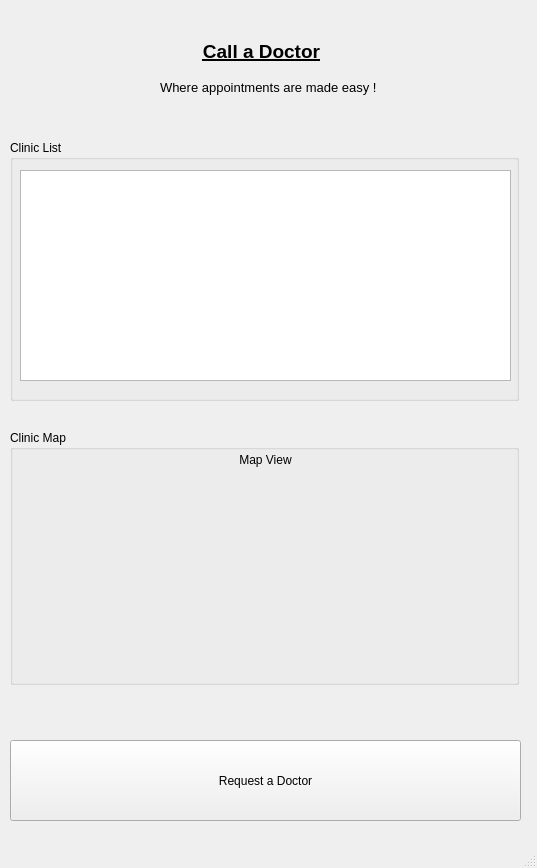
<?xml version="1.0" encoding="UTF-8"?>
<ui version="4.0">
 <class>mainWindow</class>
 <widget class="QMainWindow" name="mainWindow">
  <property name="geometry">
   <rect>
    <x>0</x>
    <y>0</y>
    <width>537</width>
    <height>868</height>
   </rect>
  </property>
  <property name="sizePolicy">
   <sizepolicy hsizetype="Minimum" vsizetype="Minimum">
    <horstretch>0</horstretch>
    <verstretch>0</verstretch>
   </sizepolicy>
  </property>
  <property name="minimumSize">
   <size>
    <width>537</width>
    <height>868</height>
   </size>
  </property>
  <property name="contextMenuPolicy">
   <enum>Qt::NoContextMenu</enum>
  </property>
  <property name="windowTitle">
   <string>Call a Doctor</string>
  </property>
  <widget class="QWidget" name="centralwidget">
   <widget class="QLabel" name="label_2">
    <property name="geometry">
     <rect>
      <x>160</x>
      <y>80</y>
      <width>216</width>
      <height>16</height>
     </rect>
    </property>
    <property name="text">
     <string>&lt;html&gt;&lt;head/&gt;&lt;body&gt;&lt;p align=&quot;center&quot;&gt;&lt;span style=&quot; font-size:10pt;&quot;&gt;Where appointments are made easy !&lt;/span&gt;&lt;/p&gt;&lt;/body&gt;&lt;/html&gt;</string>
    </property>
   </widget>
   <widget class="QGroupBox" name="groupBox">
    <property name="geometry">
     <rect>
      <x>10</x>
      <y>140</y>
      <width>509</width>
      <height>261</height>
     </rect>
    </property>
    <property name="title">
     <string>Clinic List</string>
    </property>
    <widget class="QListWidget" name="listWidget">
     <property name="geometry">
      <rect>
       <x>10</x>
       <y>30</y>
       <width>491</width>
       <height>211</height>
      </rect>
     </property>
    </widget>
   </widget>
   <widget class="QGroupBox" name="groupBox_2">
    <property name="geometry">
     <rect>
      <x>10</x>
      <y>430</y>
      <width>509</width>
      <height>255</height>
     </rect>
    </property>
    <property name="title">
     <string>Clinic Map</string>
    </property>
    <widget class="QWidget" name="widget" native="true">
     <property name="geometry">
      <rect>
       <x>20</x>
       <y>50</y>
       <width>481</width>
       <height>161</height>
      </rect>
     </property>
    </widget>
    <widget class="QLabel" name="label_3">
     <property name="geometry">
      <rect>
       <x>220</x>
       <y>20</y>
       <width>71</width>
       <height>20</height>
      </rect>
     </property>
     <property name="text">
      <string>&lt;html&gt;&lt;head/&gt;&lt;body&gt;&lt;p align=&quot;center&quot;&gt;&lt;span style=&quot; font-size:9pt;&quot;&gt;Map View&lt;/span&gt;&lt;/p&gt;&lt;/body&gt;&lt;/html&gt;</string>
     </property>
    </widget>
   </widget>
   <widget class="QPushButton" name="pushButton">
    <property name="geometry">
     <rect>
      <x>10</x>
      <y>740</y>
      <width>511</width>
      <height>81</height>
     </rect>
    </property>
    <property name="text">
     <string>Request a Doctor</string>
    </property>
   </widget>
   <widget class="QLabel" name="label">
    <property name="geometry">
     <rect>
      <x>200</x>
      <y>40</y>
      <width>123</width>
      <height>23</height>
     </rect>
    </property>
    <property name="sizePolicy">
     <sizepolicy hsizetype="Fixed" vsizetype="Fixed">
      <horstretch>0</horstretch>
      <verstretch>0</verstretch>
     </sizepolicy>
    </property>
    <property name="text">
     <string>&lt;html&gt;&lt;head/&gt;&lt;body&gt;&lt;p align=&quot;center&quot;&gt;&lt;span style=&quot; font-size:14pt; font-weight:600; text-decoration: underline;&quot;&gt;Call a Doctor&lt;/span&gt;&lt;/p&gt;&lt;/body&gt;&lt;/html&gt;</string>
    </property>
    <property name="scaledContents">
     <bool>true</bool>
    </property>
    <property name="alignment">
     <set>Qt::AlignLeading|Qt::AlignLeft|Qt::AlignVCenter</set>
    </property>
   </widget>
  </widget>
  <widget class="QStatusBar" name="statusbar"/>
 </widget>
 <resources/>
 <connections/>
</ui>
